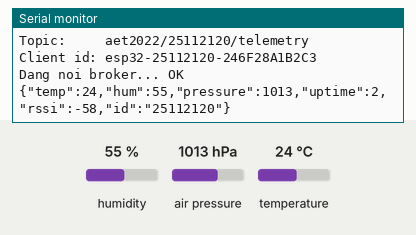
This program was run on a simulated ESP32. On the bench: the last lines printed to the serial monitor. Inputs (shaded band) come from the test bench; at power-on: humidity 55 %, air pressure 1013 hPa, temperature 24 °C. WiFi joins after 1.5 s; servers stay silent unless stated; no MQTT or app messages arrive unless stated.

Above: at 2.7 s.
2.8 s: humidity set to 22 %
At 4.7 s:
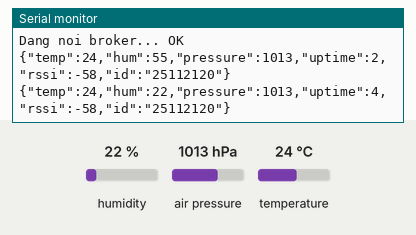
5.5 s: air pressure set to 952 hPa
At 7.4 s:
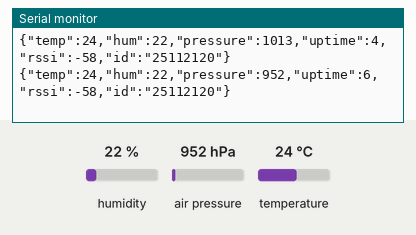
8.2 s: temperature set to 12 °C
At 8.2 s:
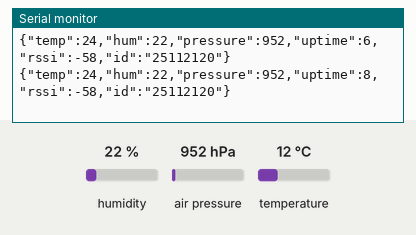
Timing chart, 0 to 11.2 s (numbered marks = the images above; inputs shaded):
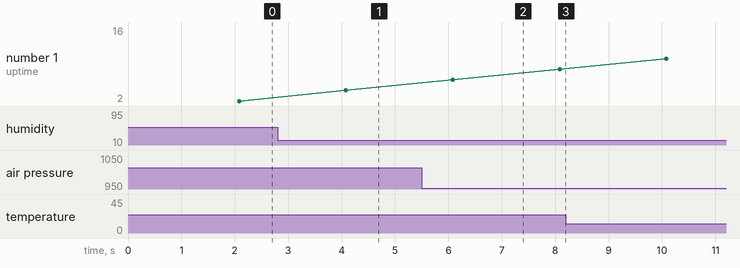

Measured:
- after the input at 2.8 s, the serial monitor: prints a new line after 1.3 s (image 1)
- after the input at 5.5 s, the serial monitor: prints a new line after 0.58 s (image 2)

The program:

main.cpp
```cpp
#include <WiFi.h>
#include <PubSubClient.h>
#include <ArduinoJson.h>
#include <Wire.h>
#include <Adafruit_AHTX0.h>
#include <Adafruit_BMP280.h>
#include <Adafruit_BME280.h>

// ===== CẤU HÌNH: sửa các dòng này =====
const char* WIFI_SSID = "VJU Office";
const char* WIFI_PASS = "VJuOffice@2023";
const char* MQTT_HOST = "172.16.11.134";
const int   MQTT_PORT = 1883;
const char* SV_ID     = "25112120";
// ======================================

WiFiClient wifi;
PubSubClient mqtt(wifi);
String TOPIC_TELE;
String CLIENT_ID;

Adafruit_AHTX0  aht;
Adafruit_BMP280 bmp;
Adafruit_BME280 bme;
enum PressType { P_NONE, P_BMP, P_BME };
PressType pressType = P_NONE;

unsigned long lan = 0;

void noiBroker() {
  while (!mqtt.connected()) {
    Serial.print("Dang noi broker...");
    if (mqtt.connect(CLIENT_ID.c_str())) {
      Serial.println(" OK");
    } else {
      Serial.printf(" that bai (rc=%d), thu lai sau 2s\n", mqtt.state());
      delay(2000);
    }
  }
}

void setup() {
  Serial.begin(115200);
  Wire.begin(21, 22);

  if (!aht.begin()) {
    Serial.println("Khong tim thay AHT20!");
    while (true) delay(1000);
  }
  if (bmp.begin(0x77))      pressType = P_BMP;
  else if (bme.begin(0x77)) pressType = P_BME;

  TOPIC_TELE = String("aet2022/") + SV_ID + "/telemetry";
  String mac = WiFi.macAddress();
  mac.replace(":", "");
  CLIENT_ID = String("esp32-") + SV_ID + "-" + mac;

  WiFi.mode(WIFI_STA);
  WiFi.begin(WIFI_SSID, WIFI_PASS);
  Serial.print("Dang ket noi Wi-Fi");
  while (WiFi.status() != WL_CONNECTED) {
    delay(500);
    Serial.print(".");
  }
  Serial.println();
  Serial.print("IP cua ESP32: ");
  Serial.println(WiFi.localIP());

  mqtt.setServer(MQTT_HOST, MQTT_PORT);
  mqtt.setBufferSize(512);

  Serial.println("Topic:     " + TOPIC_TELE);
  Serial.println("Client id: " + CLIENT_ID);
}

void loop() {
  if (!mqtt.connected()) noiBroker();
  mqtt.loop();

  if (millis() - lan >= 2000) {
    lan = millis();

    sensors_event_t hum, temp;
    aht.getEvent(&hum, &temp);

    JsonDocument doc;
    doc["temp"] = round(temp.temperature * 10) / 10.0;
    doc["hum"]  = round(hum.relative_humidity * 10) / 10.0;
    if (pressType == P_BMP)      doc["pressure"] = round(bmp.readPressure() / 10.0) / 10.0;
    else if (pressType == P_BME) doc["pressure"] = round(bme.readPressure() / 10.0) / 10.0;
    doc["uptime"] = millis() / 1000;
    doc["rssi"]   = WiFi.RSSI();
    doc["id"]     = SV_ID;

    char b[256];
    serializeJson(doc, b);
    mqtt.publish(TOPIC_TELE.c_str(), b);
    Serial.println(b);
  }
}


//  mosquitto -c ~/mosquitto.conf -v
```
